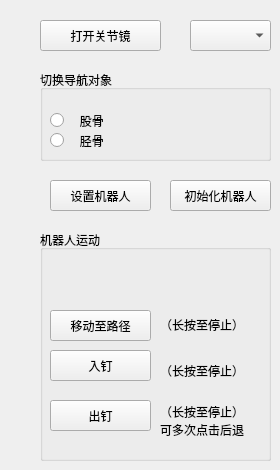
   <widget class="QWidget" name="tab_simulate">
    <attribute name="title">
     <string>仿真</string>
    </attribute>
    <widget class="QGroupBox" name="groupBox_ExchangeShowGuide">
     <property name="geometry">
      <rect>
       <x>40</x>
       <y>70</y>
       <width>231</width>
       <height>91</height>
      </rect>
     </property>
     <property name="title">
      <string>切换导航对象</string>
     </property>
     <widget class="QRadioButton" name="radioButton_Femur">
      <property name="geometry">
       <rect>
        <x>10</x>
        <y>40</y>
        <width>117</width>
        <height>21</height>
       </rect>
      </property>
      <property name="text">
       <string>   股骨</string>
      </property>
     </widget>
     <widget class="QRadioButton" name="radioButton_Tibia">
      <property name="geometry">
       <rect>
        <x>10</x>
        <y>60</y>
        <width>117</width>
        <height>21</height>
       </rect>
      </property>
      <property name="text">
       <string>   胫骨</string>
      </property>
     </widget>
    </widget>
    <widget class="QPushButton" name="pushButton">
     <property name="geometry">
      <rect>
       <x>40</x>
       <y>20</y>
       <width>121</width>
       <height>31</height>
      </rect>
     </property>
     <property name="text">
      <string>打开关节镜</string>
     </property>
    </widget>
    <widget class="QGroupBox" name="groupBox_3">
     <property name="geometry">
      <rect>
       <x>40</x>
       <y>230</y>
       <width>231</width>
       <height>231</height>
      </rect>
     </property>
     <property name="title">
      <string>机器人运动</string>
     </property>
     <widget class="QPushButton" name="pushButton_moveRobotin">
      <property name="geometry">
       <rect>
        <x>10</x>
        <y>80</y>
        <width>101</width>
        <height>31</height>
       </rect>
      </property>
      <property name="text">
       <string>移动至路径</string>
      </property>
     </widget>
     <widget class="QLabel" name="label_3">
      <property name="geometry">
       <rect>
        <x>120</x>
        <y>84</y>
        <width>101</width>
        <height>21</height>
       </rect>
      </property>
      <property name="text">
       <string>（长按至停止）</string>
      </property>
     </widget>
     <widget class="QPushButton" name="pushButton_moveRobotin_2">
      <property name="geometry">
       <rect>
        <x>10</x>
        <y>120</y>
        <width>101</width>
        <height>31</height>
       </rect>
      </property>
      <property name="text">
       <string>入钉</string>
      </property>
     </widget>
     <widget class="QLabel" name="label_4">
      <property name="geometry">
       <rect>
        <x>120</x>
        <y>130</y>
        <width>101</width>
        <height>21</height>
       </rect>
      </property>
      <property name="text">
       <string>（长按至停止）</string>
      </property>
     </widget>
     <widget class="QPushButton" name="pushButton_moveRobotin_3">
      <property name="geometry">
       <rect>
        <x>10</x>
        <y>170</y>
        <width>101</width>
        <height>31</height>
       </rect>
      </property>
      <property name="text">
       <string>出钉</string>
      </property>
     </widget>
     <widget class="QLabel" name="label_5">
      <property name="geometry">
       <rect>
        <x>120</x>
        <y>160</y>
        <width>111</width>
        <height>61</height>
       </rect>
      </property>
      <property name="text">
       <string>（长按至停止）
可多次点击后退</string>
      </property>
     </widget>
    </widget>
    <widget class="QComboBox" name="comboBox_CameraIndex">
     <property name="geometry">
      <rect>
       <x>190</x>
       <y>20</y>
       <width>81</width>
       <height>31</height>
      </rect>
     </property>
     <property name="styleSheet">
      <string notr="true">border-image: url(:/images/bkg_text.png);</string>
     </property>
    </widget>
    <widget class="QPushButton" name="pushButton_InitRobot">
     <property name="geometry">
      <rect>
       <x>170</x>
       <y>180</y>
       <width>101</width>
       <height>31</height>
      </rect>
     </property>
     <property name="text">
      <string>初始化机器人</string>
     </property>
    </widget>
    <widget class="QPushButton" name="pushButton_SetRobot">
     <property name="geometry">
      <rect>
       <x>50</x>
       <y>180</y>
       <width>101</width>
       <height>31</height>
      </rect>
     </property>
     <property name="text">
      <string>设置机器人</string>
     </property>
    </widget>
   </widget>
